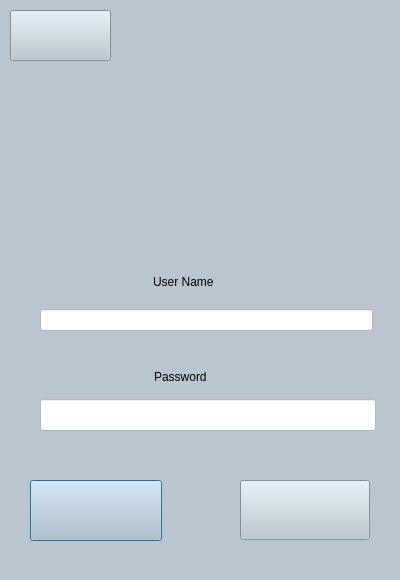
<?xml version="1.0" encoding="UTF-8"?>
<ui version="4.0">
 <class>Signin_Window</class>
 <widget class="QDialog" name="Signin_Window">
  <property name="geometry">
   <rect>
    <x>0</x>
    <y>0</y>
    <width>400</width>
    <height>580</height>
   </rect>
  </property>
  <property name="minimumSize">
   <size>
    <width>400</width>
    <height>580</height>
   </size>
  </property>
  <property name="maximumSize">
   <size>
    <width>400</width>
    <height>580</height>
   </size>
  </property>
  <property name="mouseTracking">
   <bool>true</bool>
  </property>
  <property name="windowTitle">
   <string>PERUKE - Sign in</string>
  </property>
  <property name="windowIcon">
   <iconset resource="background.qrc">
    <normaloff>:/newPrefix/icon.png</normaloff>:/newPrefix/icon.png</iconset>
  </property>
  <property name="toolTip">
   <string/>
  </property>
  <property name="whatsThis">
   <string/>
  </property>
  <property name="styleSheet">
   <string notr="true">background-color: rgb(185, 198, 207);</string>
  </property>
  <widget class="QLabel" name="signin_icon">
   <property name="geometry">
    <rect>
     <x>110</x>
     <y>60</y>
     <width>171</width>
     <height>161</height>
    </rect>
   </property>
   <property name="styleSheet">
    <string notr="true">border-image: url(:/newPrefix/signin_icon.png);</string>
   </property>
   <property name="text">
    <string/>
   </property>
  </widget>
  <widget class="QPushButton" name="signin_pushbutton">
   <property name="geometry">
    <rect>
     <x>30</x>
     <y>480</y>
     <width>132</width>
     <height>61</height>
    </rect>
   </property>
   <property name="cursor">
    <cursorShape>PointingHandCursor</cursorShape>
   </property>
   <property name="styleSheet">
    <string notr="true">border-image: url(:/newPrefix/signin_button.png);</string>
   </property>
   <property name="text">
    <string/>
   </property>
  </widget>
  <widget class="QPushButton" name="cancel_pushbutton">
   <property name="geometry">
    <rect>
     <x>240</x>
     <y>480</y>
     <width>130</width>
     <height>60</height>
    </rect>
   </property>
   <property name="cursor">
    <cursorShape>PointingHandCursor</cursorShape>
   </property>
   <property name="styleSheet">
    <string notr="true">border-image: url(:/newPrefix/cancel_button.png);</string>
   </property>
   <property name="text">
    <string/>
   </property>
  </widget>
  <widget class="QWidget" name="gridLayoutWidget">
   <property name="geometry">
    <rect>
     <x>40</x>
     <y>260</y>
     <width>333</width>
     <height>71</height>
    </rect>
   </property>
   <layout class="QGridLayout" name="username_gridLayout">
    <item row="1" column="0" colspan="3">
     <widget class="QLineEdit" name="username_lineEdit">
      <property name="sizePolicy">
       <sizepolicy hsizetype="Expanding" vsizetype="Maximum">
        <horstretch>0</horstretch>
        <verstretch>0</verstretch>
       </sizepolicy>
      </property>
      <property name="styleSheet">
       <string notr="true">background-color: rgb(255, 255, 255);
font: 14pt &quot;SetoFont&quot;;
</string>
      </property>
     </widget>
    </item>
    <item row="0" column="1">
     <widget class="QLabel" name="username_label">
      <property name="styleSheet">
       <string notr="true">font: 15pt &quot;SetoFont&quot;;</string>
      </property>
      <property name="text">
       <string>User Name</string>
      </property>
     </widget>
    </item>
    <item row="0" column="2">
     <spacer name="horizontalSpacer_un2">
      <property name="orientation">
       <enum>Qt::Horizontal</enum>
      </property>
      <property name="sizeType">
       <enum>QSizePolicy::Fixed</enum>
      </property>
      <property name="sizeHint" stdset="0">
       <size>
        <width>100</width>
        <height>20</height>
       </size>
      </property>
     </spacer>
    </item>
    <item row="0" column="0">
     <spacer name="horizontalSpacer_un1">
      <property name="orientation">
       <enum>Qt::Horizontal</enum>
      </property>
      <property name="sizeType">
       <enum>QSizePolicy::Fixed</enum>
      </property>
      <property name="sizeHint" stdset="0">
       <size>
        <width>100</width>
        <height>20</height>
       </size>
      </property>
     </spacer>
    </item>
   </layout>
  </widget>
  <widget class="QWidget" name="gridLayoutWidget_2">
   <property name="geometry">
    <rect>
     <x>40</x>
     <y>360</y>
     <width>336</width>
     <height>71</height>
    </rect>
   </property>
   <layout class="QGridLayout" name="password_gridLayout">
    <item row="1" column="0" colspan="3">
     <widget class="QLineEdit" name="password_lineEdit">
      <property name="sizePolicy">
       <sizepolicy hsizetype="Expanding" vsizetype="Minimum">
        <horstretch>0</horstretch>
        <verstretch>0</verstretch>
       </sizepolicy>
      </property>
      <property name="styleSheet">
       <string notr="true">background-color: rgb(255, 255, 255);
font: 10pt &quot;SetoFont&quot;;
</string>
      </property>
      <property name="text">
       <string/>
      </property>
      <property name="maxLength">
       <number>20</number>
      </property>
      <property name="echoMode">
       <enum>QLineEdit::Password</enum>
      </property>
     </widget>
    </item>
    <item row="0" column="1">
     <widget class="QLabel" name="password_label">
      <property name="styleSheet">
       <string notr="true">font: 15pt &quot;SetoFont&quot;;</string>
      </property>
      <property name="text">
       <string>Password</string>
      </property>
     </widget>
    </item>
    <item row="0" column="2">
     <spacer name="horizontalSpacer_pw1">
      <property name="orientation">
       <enum>Qt::Horizontal</enum>
      </property>
      <property name="sizeType">
       <enum>QSizePolicy::Fixed</enum>
      </property>
      <property name="sizeHint" stdset="0">
       <size>
        <width>108</width>
        <height>20</height>
       </size>
      </property>
     </spacer>
    </item>
    <item row="0" column="0">
     <spacer name="horizontalSpacer_pw2">
      <property name="orientation">
       <enum>Qt::Horizontal</enum>
      </property>
      <property name="sizeType">
       <enum>QSizePolicy::Fixed</enum>
      </property>
      <property name="sizeHint" stdset="0">
       <size>
        <width>108</width>
        <height>20</height>
       </size>
      </property>
     </spacer>
    </item>
   </layout>
  </widget>
  <widget class="QPushButton" name="signup_pushbutton">
   <property name="geometry">
    <rect>
     <x>10</x>
     <y>10</y>
     <width>101</width>
     <height>51</height>
    </rect>
   </property>
   <property name="cursor">
    <cursorShape>PointingHandCursor</cursorShape>
   </property>
   <property name="styleSheet">
    <string notr="true">border-image: url(:/newPrefix/signup_button.png);</string>
   </property>
   <property name="text">
    <string/>
   </property>
  </widget>
 </widget>
 <resources>
  <include location="background.qrc"/>
 </resources>
 <connections/>
</ui>
